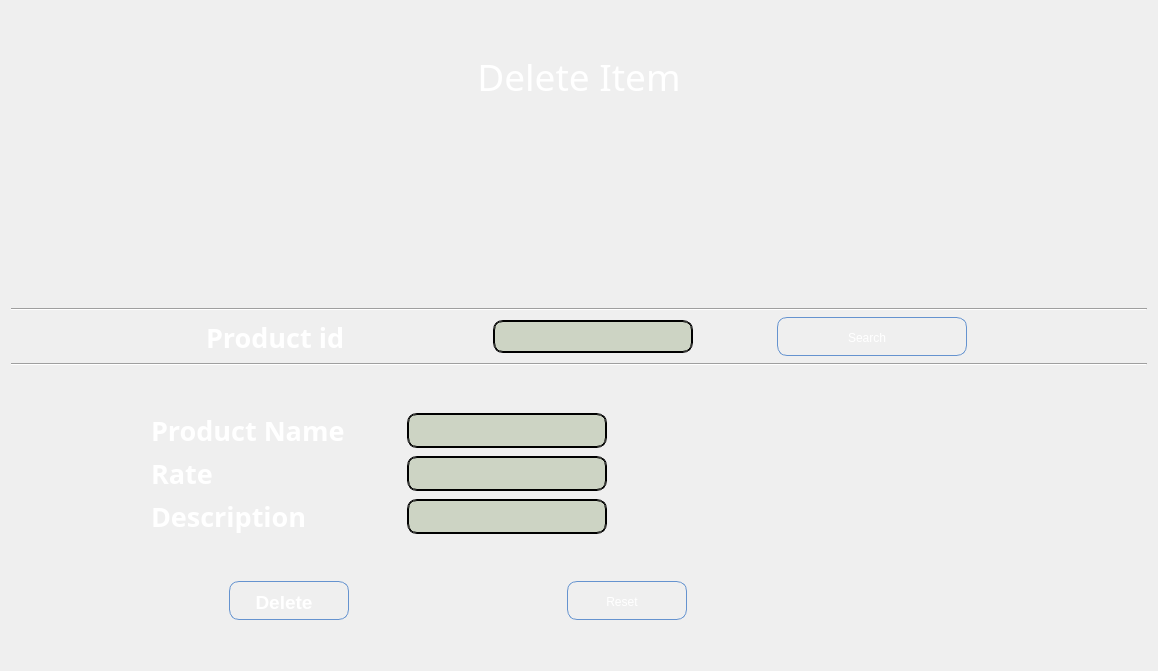
            <widget class="QWidget" name="delete_Item_page">
             <layout class="QVBoxLayout" name="verticalLayout_27">
              <item>
               <layout class="QVBoxLayout" name="verticalLayout_26">
                <item>
                 <spacer name="verticalSpacer_80">
                  <property name="orientation">
                   <enum>Qt::Vertical</enum>
                  </property>
                  <property name="sizeHint" stdset="0">
                   <size>
                    <width>20</width>
                    <height>40</height>
                   </size>
                  </property>
                 </spacer>
                </item>
                <item>
                 <widget class="QLabel" name="label_109">
                  <property name="font">
                   <font>
                    <family>Snap ITC</family>
                    <pointsize>28</pointsize>
                   </font>
                  </property>
                  <property name="styleSheet">
                   <string notr="true">background:transparent;
color: rgb(255, 255, 255);</string>
                  </property>
                  <property name="text">
                   <string>Delete Item</string>
                  </property>
                  <property name="alignment">
                   <set>Qt::AlignCenter</set>
                  </property>
                 </widget>
                </item>
                <item>
                 <spacer name="verticalSpacer_79">
                  <property name="orientation">
                   <enum>Qt::Vertical</enum>
                  </property>
                  <property name="sizeType">
                   <enum>QSizePolicy::Maximum</enum>
                  </property>
                  <property name="sizeHint" stdset="0">
                   <size>
                    <width>20</width>
                    <height>200</height>
                   </size>
                  </property>
                 </spacer>
                </item>
               </layout>
              </item>
              <item>
               <widget class="Line" name="line_26">
                <property name="orientation">
                 <enum>Qt::Horizontal</enum>
                </property>
               </widget>
              </item>
              <item>
               <layout class="QHBoxLayout" name="horizontalLayout_115">
                <item>
                 <spacer name="horizontalSpacer_174">
                  <property name="orientation">
                   <enum>Qt::Horizontal</enum>
                  </property>
                  <property name="sizeType">
                   <enum>QSizePolicy::Maximum</enum>
                  </property>
                  <property name="sizeHint" stdset="0">
                   <size>
                    <width>117</width>
                    <height>20</height>
                   </size>
                  </property>
                 </spacer>
                </item>
                <item>
                 <widget class="QLabel" name="label_110">
                  <property name="minimumSize">
                   <size>
                    <width>0</width>
                    <height>40</height>
                   </size>
                  </property>
                  <property name="maximumSize">
                   <size>
                    <width>203</width>
                    <height>16777215</height>
                   </size>
                  </property>
                  <property name="font">
                   <font>
                    <family>Perpetua Titling MT</family>
                    <pointsize>20</pointsize>
                    <weight>75</weight>
                    <italic>false</italic>
                    <bold>true</bold>
                   </font>
                  </property>
                  <property name="styleSheet">
                   <string notr="true">background:transparent;
color: rgb(255, 255, 255);</string>
                  </property>
                  <property name="text">
                   <string>Product id</string>
                  </property>
                 </widget>
                </item>
                <item>
                 <widget class="QLineEdit" name="deleteItem_ProductId_PrimaryKey_LineEdit">
                  <property name="maximumSize">
                   <size>
                    <width>200</width>
                    <height>33</height>
                   </size>
                  </property>
                  <property name="styleSheet">
                   <string notr="true">QLineEdit{
font: 75 14pt &quot;MS Shell Dlg 2&quot;;
background: rgba(90, 120, 50, 59);
	color: rgb(255, 255, 255);
    selection-color: white;   
    border: 2px groove black;
    border-radius: 10px;
    padding: 2px 4px;
}</string>
                  </property>
                  <property name="text">
                   <string/>
                  </property>
                 </widget>
                </item>
                <item>
                 <widget class="QPushButton" name="DeleteItem_Search_btn">
                  <property name="maximumSize">
                   <size>
                    <width>190</width>
                    <height>16777215</height>
                   </size>
                  </property>
                  <property name="styleSheet">
                   <string notr="true">QPushButton:hover{
 background-image: url(:/newPrefix/img3.jpg);
       /* background:  qlineargradient(x1 : 0, y1 : 0, x2 : 0, y2 :   1, stop :   0.0 #ffd9aa,
                stop :   0.5 #ffbb6e, stop :   0.55 #feae42, stop :   1.0 #fedb74);*/
}

QPushButton {
        border: 1px solid #6593cf;
		border-width: 1px;
        border-radius: 10px;
        padding: 5px 15px 2px 5px;
        background:transparent;/* qlineargradient(x1 : 0, y1 : 0, x2 : 0, y2 :   1, stop :   0.0 #f5f9ff,
                stop :   0.5 #c7dfff, stop :   0.55 #afd2ff, stop :   1.0 #c0dbff);*/
       color: rgb(255, 255, 255);
		
	font: 75 14pt &quot;MS Shell Dlg 2&quot;;
        font: bold large &quot;Arial&quot;;
        height: 30px;
}




QPushButton:pressed {
        /*  background: qlineargradient(x1 : 0, y1 : 0, x2 : 0, y2 :   1, stop :   0.0 #c0dbff,
        stop :   0.5 #cfd26f, stop :   0.55 #c7df6f, stop :   1.0 #f5f9ff);*/
	    background-image: url(:/newPrefix/Img1.jpg);
        padding-top: 2px;
        padding-left: 3px;

}


QPushButton:on {
        background: qlineargradient(x1 : 0, y1 : 0, x2 : 0, y2 :   1, stop :   0.0 #5AA72D,
        stop :   0.5 #B3E296, stop :   0.55 #B3E296, stop :   1.0 #f5f9ff);
        padding-top: 2px;
        padding-left: 3px;
}

QPushButton:disabled {
        background: transparent #e5e9ee;
        padding-top: 2px;        
        padding-left: 3px;
        color: black;
}</string>
                  </property>
                  <property name="text">
                   <string>Search</string>
                  </property>
                 </widget>
                </item>
                <item>
                 <spacer name="horizontalSpacer_175">
                  <property name="orientation">
                   <enum>Qt::Horizontal</enum>
                  </property>
                  <property name="sizeType">
                   <enum>QSizePolicy::Maximum</enum>
                  </property>
                  <property name="sizeHint" stdset="0">
                   <size>
                    <width>100</width>
                    <height>20</height>
                   </size>
                  </property>
                 </spacer>
                </item>
               </layout>
              </item>
              <item>
               <widget class="Line" name="line_27">
                <property name="orientation">
                 <enum>Qt::Horizontal</enum>
                </property>
               </widget>
              </item>
              <item>
               <spacer name="verticalSpacer_81">
                <property name="orientation">
                 <enum>Qt::Vertical</enum>
                </property>
                <property name="sizeType">
                 <enum>QSizePolicy::Preferred</enum>
                </property>
                <property name="sizeHint" stdset="0">
                 <size>
                  <width>20</width>
                  <height>40</height>
                 </size>
                </property>
               </spacer>
              </item>
              <item>
               <layout class="QHBoxLayout" name="horizontalLayout_118">
                <property name="leftMargin">
                 <number>100</number>
                </property>
                <property name="rightMargin">
                 <number>500</number>
                </property>
                <item>
                 <spacer name="horizontalSpacer_180">
                  <property name="orientation">
                   <enum>Qt::Horizontal</enum>
                  </property>
                  <property name="sizeHint" stdset="0">
                   <size>
                    <width>40</width>
                    <height>20</height>
                   </size>
                  </property>
                 </spacer>
                </item>
                <item>
                 <widget class="QLabel" name="label_113">
                  <property name="minimumSize">
                   <size>
                    <width>250</width>
                    <height>0</height>
                   </size>
                  </property>
                  <property name="font">
                   <font>
                    <family>Perpetua Titling MT</family>
                    <pointsize>20</pointsize>
                    <weight>75</weight>
                    <bold>true</bold>
                   </font>
                  </property>
                  <property name="styleSheet">
                   <string notr="true">background:transparent;
color: rgb(255, 255, 255);</string>
                  </property>
                  <property name="text">
                   <string>Product Name</string>
                  </property>
                 </widget>
                </item>
                <item>
                 <widget class="QLineEdit" name="deleteItem_ProductName_LineEdit">
                  <property name="sizePolicy">
                   <sizepolicy hsizetype="Expanding" vsizetype="Fixed">
                    <horstretch>0</horstretch>
                    <verstretch>0</verstretch>
                   </sizepolicy>
                  </property>
                  <property name="minimumSize">
                   <size>
                    <width>200</width>
                    <height>0</height>
                   </size>
                  </property>
                  <property name="maximumSize">
                   <size>
                    <width>190</width>
                    <height>35</height>
                   </size>
                  </property>
                  <property name="styleSheet">
                   <string notr="true">QLineEdit{
font: 75 14pt &quot;MS Shell Dlg 2&quot;;
background: rgba(90, 120, 50, 59);
	color: rgb(255, 255, 255);
    selection-color: white;   
    border: 2px groove black;
    border-radius: 10px;
    padding: 2px 4px;
}</string>
                  </property>
                  <property name="text">
                   <string/>
                  </property>
                 </widget>
                </item>
                <item>
                 <spacer name="horizontalSpacer_181">
                  <property name="orientation">
                   <enum>Qt::Horizontal</enum>
                  </property>
                  <property name="sizeHint" stdset="0">
                   <size>
                    <width>40</width>
                    <height>20</height>
                   </size>
                  </property>
                 </spacer>
                </item>
               </layout>
              </item>
              <item>
               <layout class="QHBoxLayout" name="horizontalLayout_116">
                <property name="leftMargin">
                 <number>100</number>
                </property>
                <property name="rightMargin">
                 <number>500</number>
                </property>
                <item>
                 <spacer name="horizontalSpacer_176">
                  <property name="orientation">
                   <enum>Qt::Horizontal</enum>
                  </property>
                  <property name="sizeType">
                   <enum>QSizePolicy::Expanding</enum>
                  </property>
                  <property name="sizeHint" stdset="0">
                   <size>
                    <width>40</width>
                    <height>20</height>
                   </size>
                  </property>
                 </spacer>
                </item>
                <item>
                 <widget class="QLabel" name="label_111">
                  <property name="minimumSize">
                   <size>
                    <width>250</width>
                    <height>0</height>
                   </size>
                  </property>
                  <property name="font">
                   <font>
                    <family>Perpetua Titling MT</family>
                    <pointsize>20</pointsize>
                    <weight>75</weight>
                    <bold>true</bold>
                   </font>
                  </property>
                  <property name="styleSheet">
                   <string notr="true">background:transparent;
color: rgb(255, 255, 255);</string>
                  </property>
                  <property name="text">
                   <string>Rate                  </string>
                  </property>
                 </widget>
                </item>
                <item>
                 <widget class="QLineEdit" name="deleteItem_Rate_LineEdit">
                  <property name="minimumSize">
                   <size>
                    <width>200</width>
                    <height>0</height>
                   </size>
                  </property>
                  <property name="maximumSize">
                   <size>
                    <width>190</width>
                    <height>35</height>
                   </size>
                  </property>
                  <property name="styleSheet">
                   <string notr="true">QLineEdit{
font: 75 14pt &quot;MS Shell Dlg 2&quot;;
background: rgba(90, 120, 50, 59);
color: rgb(255, 255, 255);
    selection-color: white;   
    border: 2px groove black;
    border-radius: 10px;
    padding: 2px 4px;
}</string>
                  </property>
                 </widget>
                </item>
                <item>
                 <spacer name="horizontalSpacer_177">
                  <property name="orientation">
                   <enum>Qt::Horizontal</enum>
                  </property>
                  <property name="sizeHint" stdset="0">
                   <size>
                    <width>40</width>
                    <height>20</height>
                   </size>
                  </property>
                 </spacer>
                </item>
               </layout>
              </item>
              <item>
               <layout class="QHBoxLayout" name="horizontalLayout_117">
                <property name="leftMargin">
                 <number>100</number>
                </property>
                <property name="rightMargin">
                 <number>500</number>
                </property>
                <item>
                 <spacer name="horizontalSpacer_178">
                  <property name="orientation">
                   <enum>Qt::Horizontal</enum>
                  </property>
                  <property name="sizeHint" stdset="0">
                   <size>
                    <width>40</width>
                    <height>20</height>
                   </size>
                  </property>
                 </spacer>
                </item>
                <item>
                 <widget class="QLabel" name="label_112">
                  <property name="minimumSize">
                   <size>
                    <width>250</width>
                    <height>0</height>
                   </size>
                  </property>
                  <property name="font">
                   <font>
                    <family>Perpetua Titling MT</family>
                    <pointsize>20</pointsize>
                    <weight>75</weight>
                    <bold>true</bold>
                   </font>
                  </property>
                  <property name="styleSheet">
                   <string notr="true">background:transparent;
color: rgb(255, 255, 255);</string>
                  </property>
                  <property name="text">
                   <string>Description     </string>
                  </property>
                 </widget>
                </item>
                <item>
                 <widget class="QLineEdit" name="deleteItem_Description_LineEdit">
                  <property name="minimumSize">
                   <size>
                    <width>200</width>
                    <height>0</height>
                   </size>
                  </property>
                  <property name="maximumSize">
                   <size>
                    <width>190</width>
                    <height>35</height>
                   </size>
                  </property>
                  <property name="styleSheet">
                   <string notr="true">QLineEdit{
font: 75 14pt &quot;MS Shell Dlg 2&quot;;
background: rgba(90, 120, 50, 59);
color: rgb(255, 255, 255);
    selection-color: white;   
    border: 2px groove black;
    border-radius: 10px;
    padding: 2px 4px;
}</string>
                  </property>
                 </widget>
                </item>
                <item>
                 <spacer name="horizontalSpacer_179">
                  <property name="orientation">
                   <enum>Qt::Horizontal</enum>
                  </property>
                  <property name="sizeHint" stdset="0">
                   <size>
                    <width>40</width>
                    <height>20</height>
                   </size>
                  </property>
                 </spacer>
                </item>
               </layout>
              </item>
              <item>
               <spacer name="verticalSpacer_82">
                <property name="orientation">
                 <enum>Qt::Vertical</enum>
                </property>
                <property name="sizeType">
                 <enum>QSizePolicy::Preferred</enum>
                </property>
                <property name="sizeHint" stdset="0">
                 <size>
                  <width>20</width>
                  <height>40</height>
                 </size>
                </property>
               </spacer>
              </item>
              <item>
               <layout class="QHBoxLayout" name="horizontalLayout_114">
                <property name="spacing">
                 <number>0</number>
                </property>
                <property name="topMargin">
                 <number>0</number>
                </property>
                <property name="rightMargin">
                 <number>200</number>
                </property>
                <item>
                 <widget class="QPushButton" name="DeleteItem_Save_PushButton">
                  <property name="minimumSize">
                   <size>
                    <width>30</width>
                    <height>30</height>
                   </size>
                  </property>
                  <property name="maximumSize">
                   <size>
                    <width>120</width>
                    <height>39</height>
                   </size>
                  </property>
                  <property name="font">
                   <font>
                    <family>Arial</family>
                    <pointsize>14</pointsize>
                    <weight>75</weight>
                    <italic>false</italic>
                    <bold>true</bold>
                   </font>
                  </property>
                  <property name="styleSheet">
                   <string notr="true">QPushButton:hover{
 background-image: url(:/newPrefix/img3.jpg);
       /* background:  qlineargradient(x1 : 0, y1 : 0, x2 : 0, y2 :   1, stop :   0.0 #ffd9aa,
                stop :   0.5 #ffbb6e, stop :   0.55 #feae42, stop :   1.0 #fedb74);*/
}

QPushButton {
        border: 1px solid #6593cf;
		border-width: 1px;
        border-radius: 10px;
        padding: 5px 15px 2px 5px;
        background:transparent;/* qlineargradient(x1 : 0, y1 : 0, x2 : 0, y2 :   1, stop :   0.0 #f5f9ff,
                stop :   0.5 #c7dfff, stop :   0.55 #afd2ff, stop :   1.0 #c0dbff);*/
       color: rgb(255, 255, 255);
		
		
		font: 75 14pt &quot;MS Shell Dlg 2&quot;;
        font: bold large &quot;Arial&quot;;
        height: 30px;
}




QPushButton:pressed {
        /*  background: qlineargradient(x1 : 0, y1 : 0, x2 : 0, y2 :   1, stop :   0.0 #c0dbff,
        stop :   0.5 #cfd26f, stop :   0.55 #c7df6f, stop :   1.0 #f5f9ff);*/
	    background-image: url(:/newPrefix/Img1.jpg);
        padding-top: 2px;
        padding-left: 3px;

}


QPushButton:on {
        background: qlineargradient(x1 : 0, y1 : 0, x2 : 0, y2 :   1, stop :   0.0 #5AA72D,
        stop :   0.5 #B3E296, stop :   0.55 #B3E296, stop :   1.0 #f5f9ff);
        padding-top: 2px;
        padding-left: 3px;
}

QPushButton:disabled {
        background: transparent #e5e9ee;
        padding-top: 2px;        
        padding-left: 3px;
        color: black;
}</string>
                  </property>
                  <property name="text">
                   <string>Delete</string>
                  </property>
                 </widget>
                </item>
                <item>
                 <widget class="QPushButton" name="DeleteItem_Reset_btn">
                  <property name="minimumSize">
                   <size>
                    <width>30</width>
                    <height>30</height>
                   </size>
                  </property>
                  <property name="maximumSize">
                   <size>
                    <width>120</width>
                    <height>39</height>
                   </size>
                  </property>
                  <property name="styleSheet">
                   <string notr="true">QPushButton:hover{
 background-image: url(:/newPrefix/img3.jpg);
       /* background:  qlineargradient(x1 : 0, y1 : 0, x2 : 0, y2 :   1, stop :   0.0 #ffd9aa,
                stop :   0.5 #ffbb6e, stop :   0.55 #feae42, stop :   1.0 #fedb74);*/
}

QPushButton {
        border: 1px solid #6593cf;
		border-width: 1px;
        border-radius: 10px;
        padding: 5px 15px 2px 5px;
        background:transparent;/* qlineargradient(x1 : 0, y1 : 0, x2 : 0, y2 :   1, stop :   0.0 #f5f9ff,
                stop :   0.5 #c7dfff, stop :   0.55 #afd2ff, stop :   1.0 #c0dbff);*/
       color: rgb(255, 255, 255);
		
	font: 75 14pt &quot;MS Shell Dlg 2&quot;;
        font: bold large &quot;Arial&quot;;
        height: 30px;
}




QPushButton:pressed {
        /*  background: qlineargradient(x1 : 0, y1 : 0, x2 : 0, y2 :   1, stop :   0.0 #c0dbff,
        stop :   0.5 #cfd26f, stop :   0.55 #c7df6f, stop :   1.0 #f5f9ff);*/
	    background-image: url(:/newPrefix/Img1.jpg);
        padding-top: 2px;
        padding-left: 3px;

}


QPushButton:on {
        background: qlineargradient(x1 : 0, y1 : 0, x2 : 0, y2 :   1, stop :   0.0 #5AA72D,
        stop :   0.5 #B3E296, stop :   0.55 #B3E296, stop :   1.0 #f5f9ff);
        padding-top: 2px;
        padding-left: 3px;
}

QPushButton:disabled {
        background: transparent #e5e9ee;
        padding-top: 2px;        
        padding-left: 3px;
        color: black;
}</string>
                  </property>
                  <property name="text">
                   <string>Reset</string>
                  </property>
                 </widget>
                </item>
                <item>
                 <spacer name="horizontalSpacer_173">
                  <property name="orientation">
                   <enum>Qt::Horizontal</enum>
                  </property>
                  <property name="sizeType">
                   <enum>QSizePolicy::Maximum</enum>
                  </property>
                  <property name="sizeHint" stdset="0">
                   <size>
                    <width>40</width>
                    <height>20</height>
                   </size>
                  </property>
                 </spacer>
                </item>
               </layout>
              </item>
              <item>
               <spacer name="verticalSpacer_84">
                <property name="orientation">
                 <enum>Qt::Vertical</enum>
                </property>
                <property name="sizeHint" stdset="0">
                 <size>
                  <width>20</width>
                  <height>40</height>
                 </size>
                </property>
               </spacer>
              </item>
             </layout>
            </widget>
